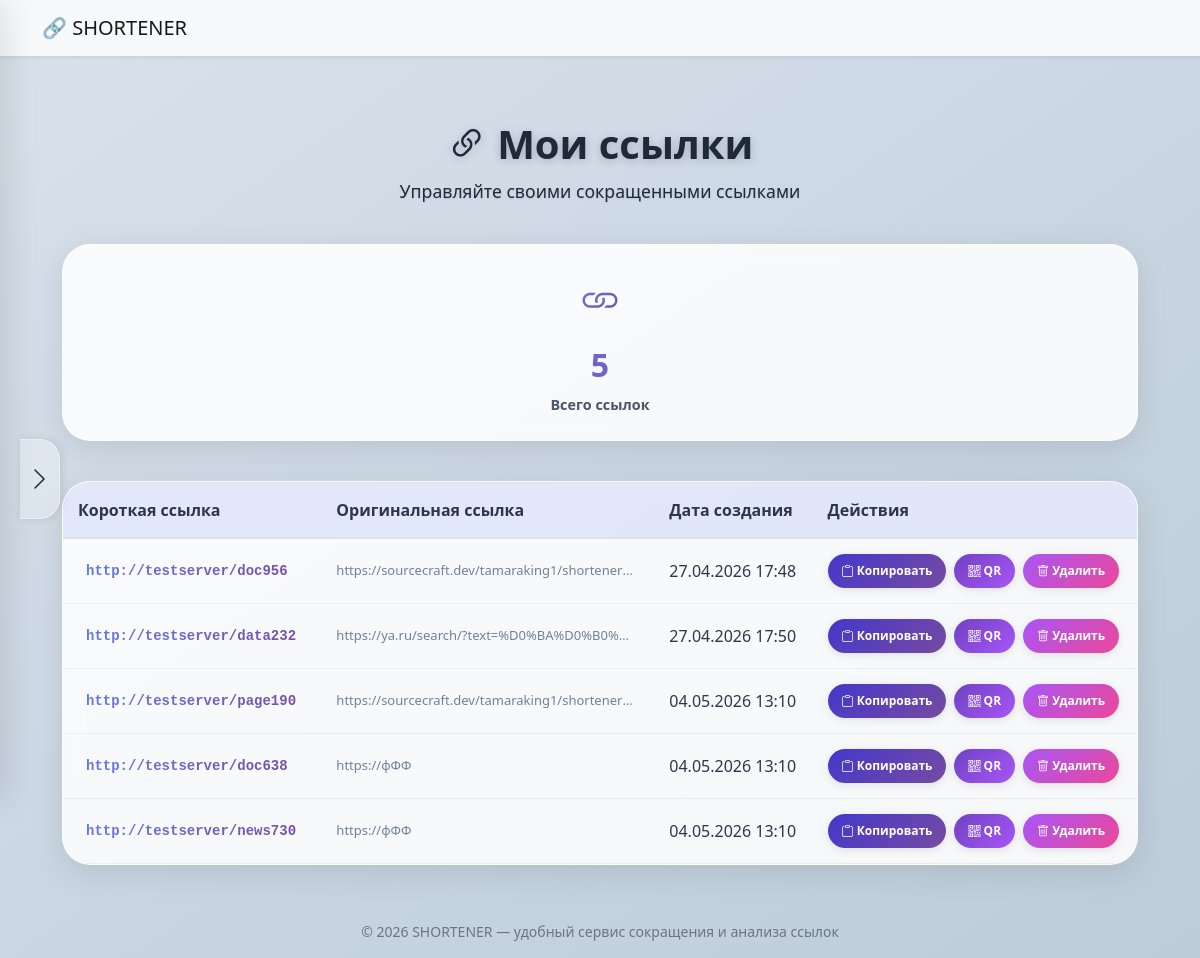
Screenshot of /my_links (signed in) with the database file from the repository.
### app/models/link.py (models this page shows, shortened)
class Link(db.Model):
    __tablename__ = "links"
    id = db.Column(db.Integer, primary_key=True)
    user_id = db.Column(
        db.Integer,
        db.ForeignKey("users.id"),
        nullable=False
    )
    original_url = db.Column(db.Text, nullable=False)
    short_code = db.Column(db.String(50), unique=True, nullable=False, index=True)
    title = db.Column(db.String(200))
    description = db.Column(db.Text)
    created_at = db.Column(db.DateTime, default=datetime.utcnow)
    clicks_count = db.Column(db.Integer, default=0)
    user = db.relationship('User', backref='links')

### app/routes/links.py (the view)
@bp.route('/my_links')
@login_required
def show_links():
    user_links = Link.query.filter_by(user_id=current_user.id).all()
    return render_template('my_links.html', links=user_links)

### templates/my_links.html (shortened to what this page needs)
{% extends "base.html" %}
{% block content %}
<html lang="ru">
<head>
    <link href="https://cdn.jsdelivr.net/npm/bootstrap@5.3.0/dist/css/bootstrap.min.css" rel="stylesheet">
    <link rel="stylesheet" href="https://cdn.jsdelivr.net/npm/bootstrap-icons@1.11.1/font/bootstrap-icons.css">
    <link rel="stylesheet" href="{{ url_for('static', filename='css/my_links.css') }}">
    <link rel="stylesheet" href="{{ url_for('static', filename='css/main.css') }}">
</head>
<body>
<div class="panel-trigger" id="panelTrigger">
    <i class="bi bi-chevron-right"></i>
</div>
<div class="links-container">
    <div class="page-header">
        <h1><i class="bi bi-link-45deg"></i> Мои ссылки</h1>
        <p>Управляйте своими сокращенными ссылками</p>
    </div>
    <div class="stats-cards">
        <div class="stat-card">
            <i class="bi bi-link"></i>
            <div class="number">{{ links|length }}</div>
            <div class="label">Всего ссылок</div>
        </div>
    </div>
    {% if links %}
    <div class="links-table-container">
        <div class="table-responsive">
            <table class="table table-hover">
                <thead>
                    <tr>
                        <th>Короткая ссылка</th>
                        <th>Оригинальная ссылка</th>
                        <th>Дата создания</th>
                        <th>Действия</th>
                    </tr>
                </thead>
                <tbody>
                    {% for link in links %}
                    <tr>
                        <td>
                            <a href="{{ request.host_url }}{{ link.short_code }}" class="short-link" target="_blank">
                            </a>
                        </td>
                        <td>
                            <div class="original-url" title="{{ link.original_url }}">
                                {{ link.original_url[:50] }}{% if link.original_url|length > 50 %}...{% endif %}
                            </div>
                        </td>
                        <td>{{ link.created_at.strftime('%d.%m.%Y %H:%M') if link.created_at else '—' }}</td>
                        <td>
                            <div class="btn-group">
                                <button class="copy-btn" onclick="copyToClipboard('{{ request.host_url }}{{ link.short_code }}')">
                                    <i class="bi bi-clipboard"></i> Копировать
                                </button>
                               <button class="qr-btn" onclick="generateAndDownloadQR('{{ link.original_url|replace("'", "\\'") }}', '{{ link.short_code }}')">
                                    <i class="bi bi-qr-code"></i> QR
                                </button>
                                <button class="delete-btn" onclick="deleteLink('{{ link.id }}')">
                                    <i class="bi bi-trash"></i> Удалить
                                </button>
                            </div>
                         </td>
                    </tr>
                    {% endfor %}
                </tbody>
            </table>
        </div>
    </div>
    {% endif %}
</div>
</body>
{% endblock %}

### static/css/style.css (style rules this page uses)
body { background: #f0f2f5; }
html, body { height: 100%; margin: 0; padding: 0; }
body { display: flex; flex-direction: column; min-height: 100vh; }

### static/css/my_links.css (style rules this page uses)
* { margin: 0; padding: 0; box-sizing: border-box; }
body { background: linear-gradient(135deg, #667eea 0%, #764ba2 40%, #ff6b6b 100%); min-height: 100vh; font-family: 'Segoe UI', -apple-system, BlinkMacSystemFont, 'Inter', system-ui, sans-serif; margin: 0; padding: 0; }
.links-container { max-width: 1200px; margin: 0 auto; padding: 40px 20px; }
.page-header { text-align: center; margin-bottom: 40px; }
.page-header h1 { font-size: 2.5rem; font-weight: 700; margin-bottom: 10px; color: #1e2a36; text-shadow: 0 2px 10px rgba(0, 0, 0, 0.2); }
.page-header p { font-size: 1.1rem; color: #1e2a36; text-shadow: 0 1px 2px rgba(0, 0, 0, 0.1); }
.stats-cards { display: grid; grid-template-columns: repeat(auto-fit, minmax(200px, 1fr)); gap: 20px; margin-bottom: 40px; }
.stat-card { background: rgba(255, 255, 255, 0.85); backdrop-filter: blur(10px); border-radius: 28px; padding: 24px 20px; text-align: center; box-shadow: 0 8px 32px rgba(0, 0, 0, 0.1); transition: transform 0.3s ease, box-shadow 0.3s ease; border: 1px solid rgba(255, 255, 255, 0.5); }
.stat-card i { font-size: 2.5rem; margin-bottom: 12px; display: inline-block; }
.stat-card:nth-child(1) i { background: linear-gradient(135deg, #667eea, #764ba2); -webkit-background-clip: text; background-clip: text; color: transparent; }
.stat-card .number { font-size: 2rem; font-weight: 800; background: linear-gradient(135deg, #667eea, #764ba2); -webkit-background-clip: text; background-clip: text; color: transparent; }
.stat-card .label { color: #4a5568; font-size: 0.9rem; font-weight: 600; margin-top: 5px; }
.links-table-container { background: rgba(255, 255, 255, 0.85); backdrop-filter: blur(10px); border-radius: 28px; overflow: hidden; box-shadow: 0 8px 32px rgba(0, 0, 0, 0.1); border: 1px solid rgba(255, 255, 255, 0.5); }
.table { margin-bottom: 0; background: transparent; }
.table th { background: rgba(102, 126, 234, 0.15); border-bottom: 1px solid rgba(102, 126, 234, 0.2); padding: 15px; font-weight: 700; color: #2d3748; }
.table td { padding: 15px; vertical-align: middle; border-bottom: 1px solid rgba(0, 0, 0, 0.05); color: #2d3748; background: transparent; }
.short-link { font-family: 'Fira Code', 'Courier New', monospace; font-size: 14px; font-weight: 700; background: linear-gradient(135deg, #667eea, #764ba2); -webkit-background-clip: text; background-clip: text; color: transparent; text-decoration: none; padding: 4px 8px; border-radius: 12px; transition: all 0.2s ease; display: inline-block; }
.original-url { max-width: 300px; overflow: hidden; text-overflow: ellipsis; white-space: nowrap; font-size: 13px; color: #718096; }
.copy-btn, .stats-btn, .delete-btn, .qr-btn { border: none; padding: 8px 14px; border-radius: 40px; cursor: pointer; font-size: 12px; font-weight: 600; transition: all 0.3s ease; font-family: inherit; color: white; box-shadow: 0 2px 8px rgba(0, 0, 0, 0.1); }
.copy-btn { background: linear-gradient(135deg, #4338ca, #764ba2); }
.delete-btn { background: linear-gradient(135deg, #a855f7, #ec4899); }
.qr-btn { background: linear-gradient(135deg, #6f42c1, #a855f7); }
.btn-group { display: flex; gap: 8px; flex-wrap: wrap; }
.links-table-container { overflow-x: auto; }

### static/css/main.css (style rules this page uses)
body { background: linear-gradient(145deg, #d9e2ec 0%, #bcccd9 100%); min-height: 100vh; margin: 0; padding: 0; font-family: 'Segoe UI', -apple-system, BlinkMacSystemFont, 'Inter', system-ui, sans-serif; }
.panel-trigger { position: fixed; left: 20px; top: 50%; transform: translateY(-50%); width: 40px; height: 80px; background: rgba(255, 255, 255, 0.3); backdrop-filter: blur(10px); border-radius: 0 20px 20px 0; cursor: pointer; z-index: 1001; display: flex; align-items: center; justify-content: center; transition: all 0.3s ease; box-shadow: 2px 0 8px rgba(0, 0, 0, 0.1); border: 1px solid rgba(255, 255, 255, 0.4); border-left: none; }
.panel-trigger i { color: #1e2a36; font-size: 24px; }

### rows the page displays
Link: original_url "https://sourcecraft.dev/tamaraking1/shortener…", created_at "27.04.2026 17:48"
Link: original_url "https://ya.ru/search/?text=%D0%BA%D0%B0%…", created_at "27.04.2026 17:50"
Link: original_url "https://sourcecraft.dev/tamaraking1/shortener…", created_at "04.05.2026 13:10"
Link: original_url "https://фФФ", created_at "04.05.2026 13:10"
Link: original_url "https://фФФ", created_at "04.05.2026 13:10"
